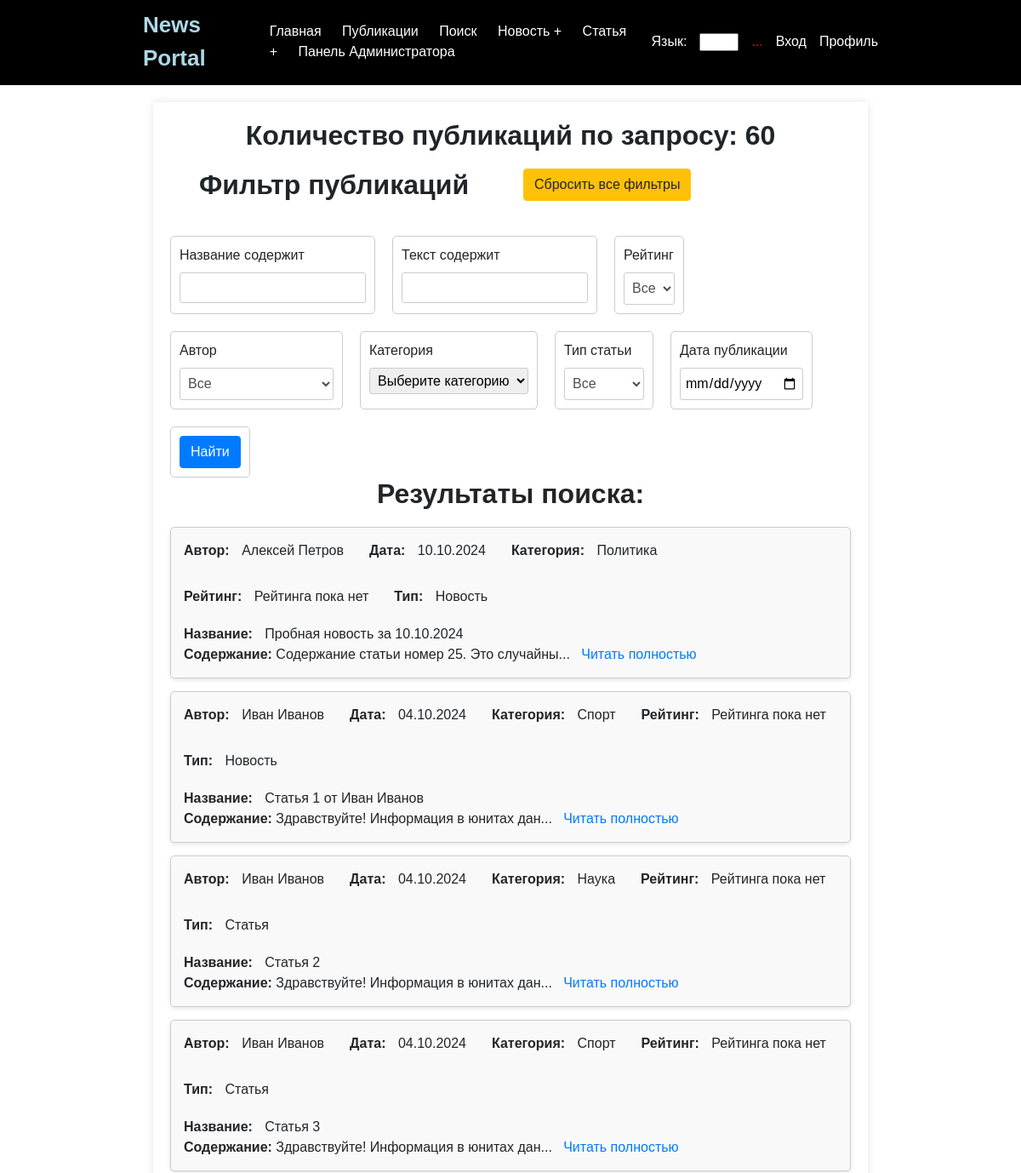
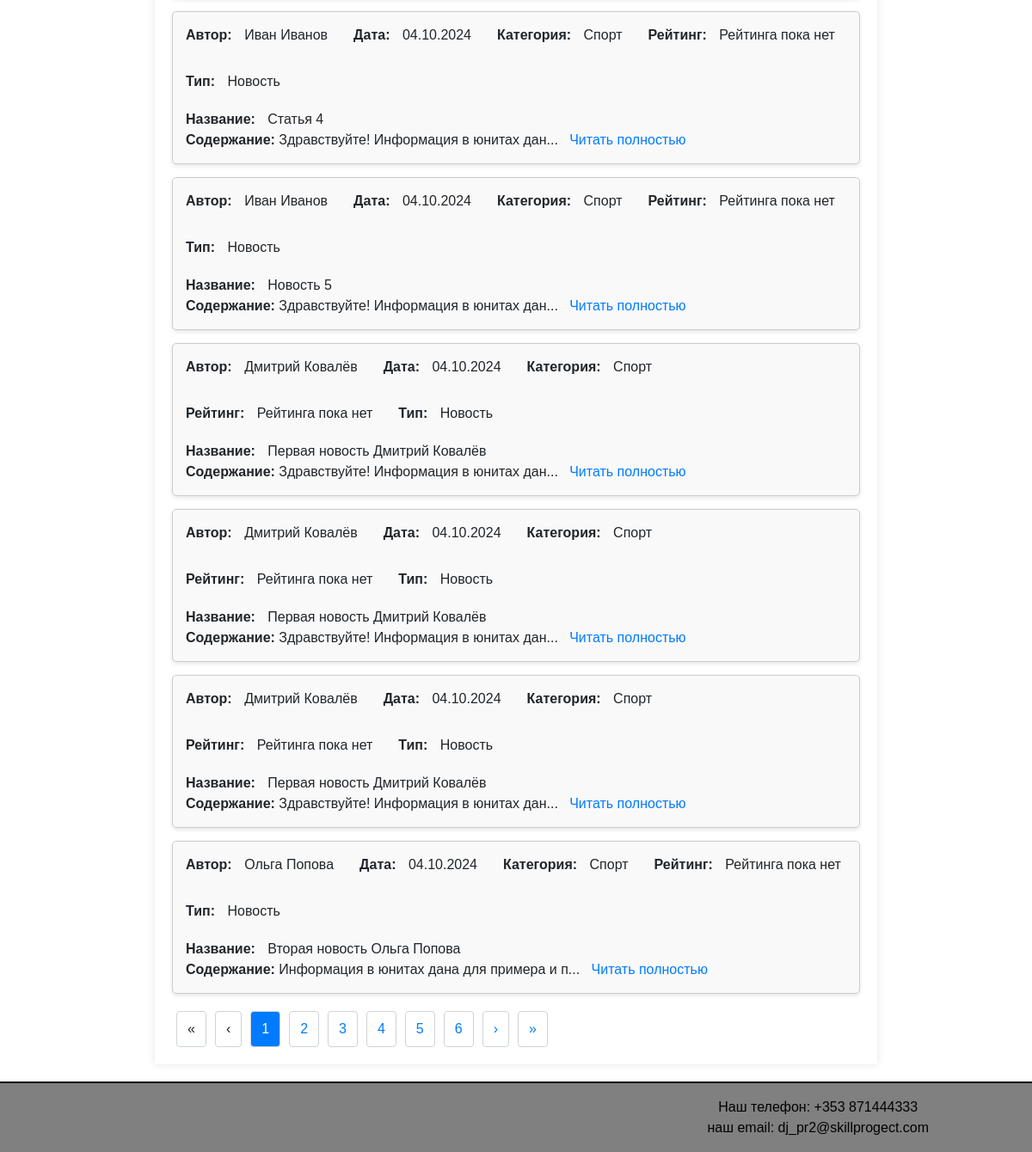
The app's page /news/search/ with its own data (2 pictures, top to bottom).
### news/models.py (models this page shows, shortened)
class Article(models.Model):
    title = models.CharField(max_length=200)
    content = models.TextField()
    publication_date = models.DateField()
    author_profile = models.ForeignKey(Profile, on_delete=models.CASCADE, default=9)
    article_type = models.BooleanField(default=False)
    category = models.ForeignKey(Category, on_delete=models.SET_NULL, null=True, blank=True)
    rating = models.ForeignKey(Rating, on_delete=models.SET_NULL, null=True, blank=True)

class Profile(models.Model):
    user = models.OneToOneField(User, on_delete=models.CASCADE)

class Category(models.Model):
    name = models.CharField(max_length=25, unique=False, verbose_name='Name of category')
    subscribers = models.ManyToManyField(User, related_name='categories', blank=True)
    class Meta:
        verbose_name = "Категория"
        verbose_name_plural = "Категории"

### news/views.py (the view)
# urls.py: path('news/search/', ArticleSearchView.as_view(), name='article_search'),
class ArticleSearchView(BaseArticleView):
    template_name = 'news/article_search.html'
    paginate_by = 10
    def get(self, request):
        queryset = Article.objects.all().order_by('-publication_date')
        article_type_filter = request.GET.get('article_type')
        if article_type_filter == '1':
            queryset = queryset.filter(article_type=False)  # Статья
        elif article_type_filter == '0':
            queryset = queryset.filter(article_type=True)  # Новость
        author_filter = request.GET.get('author_profile')
        if author_filter:
            queryset = queryset.filter(author_profile__user__id=author_filter)
        rating_filter = request.GET.get('type')
        if rating_filter:
            queryset = queryset.filter(rating__value=rating_filter)
        content_filter = request.GET.get('content')
        if content_filter:
            queryset = queryset.filter(content__icontains=content_filter)
        category_filter = request.GET.get('category')
        if category_filter:
            queryset = queryset.filter(category__id=category_filter)
        filterset = ArticleFilter(request.GET, queryset=queryset)
        queryset = filterset.qs
        paginator = Paginator(queryset, self.paginate_by)
        page_number = request.GET.get('page')
        try:
            page_obj = paginator.get_page(page_number)
        except PageNotAnInteger:
            page_obj = paginator.get_page(1)
        except EmptyPage:
            page_obj = paginator.get_page(paginator.num_pages)
        authors_group = Group.objects.get(name="authors")
        authors = User.objects.filter(groups=authors_group)
        categories = Category.objects.all()
        ratings = Rating.objects.all()
        return render(request, self.template_name, {
            'filterset': filterset,
            'page_obj': page_obj,
            'filter_params': request.GET.urlencode(),
            'authors': authors,
            'ratings': ratings,
            'categories': categories,
        })

### news/templates/news/article_search.html (shortened to what this page needs)
{% extends 'news/default.html' %}
{% load static %}
{% block content %}
    <link rel="stylesheet" href="{% static 'css/styles.css' %}">
   <h2>
       Количество публикаций по запросу:
       {% if page_obj %}
           {{ filterset.qs.count|default:0 }}
       {% else %}
           0
       {% endif %}
   </h2>
    <div class="row">
        <h2 class="col-md-6">Фильтр публикаций</h2>
        <div class="col-md-6 text-end">
            <a href="{% url 'article_search' %}" class="btn btn-warning btn-reset">Сбросить все фильтры</a>
        </div>
    </div>
    <form method="get" class="filter-form">
        <div class="filter-container">
            <div class="filter-block title-filter">
                <label for="id_title">Название содержит</label>
                <div class="input-container">
                    {{ filterset.form.title }}
                </div>
            </div>
            <div class="filter-block content-filter">
                <label for="id_content">Текст содержит</label>
                <div class="input-container">
                    {{ filterset.form.content }}
                </div>
            </div>
            <div class="filter-block rating-filter">
                <label for="id_type">Рейтинг</label>
                <div class="input-container">
                    <select name="type" class="form-control">
                        <option value="">Все</option>
                    </select>
                </div>
            </div>
            <div class="filter-block author-filter">
                <label for="id_author">Автор</label>
                <div class="input-container">
                    <select name="author_profile" id="id_author" class="form-control">
                        <option value="">Все</option>
                    </select>
                </div>
            </div>
            <div class="filter-block category-filter">
                <label for="id_category">Категория</label>
                <div class="input-container">
                    <select name="category" id="id_category">
                        <option value="">Выберите категорию</option>
                    </select>
                </div>
            </div>
            <div class="filter-block type-filter">
                <label for="id_type">Тип статьи</label>
                <div class="input-container">
                    <select name="article_type" class="form-control">
                        <option value="">Все</option>
                    </select>
                </div>
            </div>
            <div class="filter-block date-filter">
                <label for="id_publication_date">Дата публикации</label>
                <div class="input-container">
                    {{ filterset.form.publication_date }}
                </div>
            </div>
            <div class="filter-block find-button">
                <button type="submit" class="btn btn-primary">Найти</button>
            </div>
        </div>
    </form>
    <div class="search-results">
        {% if page_obj %}
            <h2>Результаты поиска:</h2>
        <ul class="result-list">
            {% for article in page_obj %}
                <li class="result-item">
                    <div class="result-details">
                        <div><strong class="label">Автор:</strong> <span class="author">{{ article.author_profile.user.first_name }} {{ article.author_profile.user.last_name }}</span></div>
                        <div><strong class="label">Дата:</strong> <span class="date">{{ article.publication_date|date:"d.m.Y" }}</span></div>
                        <div><strong class="label">Категория:</strong> <span class="category">{{ article.category.name }}</span></div>
                        <div><strong class="label">Рейтинг:</strong> <span class="title">{{ article.rating.value|default:"Рейтинга пока нет" }}</span></div>
                        <div><strong class="label">Тип:</strong>
                            <span class="title">{{ article.article_type|yesno:"Новость,Статья" }}</span>
                        </div>
                    </div>
                    <div class="result-content">
                        <div><strong class="label">Название:</strong> <span class="title">{{ article.title }}</span></div>
                        <span><strong>Содержание:</strong> {{ article.content|slice:":40" }}...&nbsp;&nbsp;&nbsp;<a href="{% url 'article_detail' article.id %}">Читать полностью</a></span>
                    </div>
                </li>
            {% empty %}
                <p>Нет результатов.</p>
            {% endfor %}
        </ul>
            {% if page_obj.has_other_pages %}
                <div class="pagination">
                    {% if page_obj.has_previous %}
                        <a href="?{{ filter_params }}&page=1" title="Первая страница">«</a>
                        <a href="?{{ filter_params }}&page={{ page_obj.previous_page_number }}" title="Предыдущая страница">‹</a>
                    {% else %}
                        <span class="disabled">«</span>
                        <span class="disabled">‹</span>
                    {% endif %}
                    {% for num in page_obj.paginator.page_range %}
                        {% if page_obj.number == num %}
                            <span class="current">{{ num }}</span>
                        {% else %}
                            <a href="?{{ filter_params }}&page={{ num }}">{{ num }}</a>
                        {% endif %}
                    {% endfor %}
                    {% if page_obj.has_next %}
                        <a href="?{{ filter_params }}&page={{ page_obj.next_page_number }}" title="Следующая страница">›</a>
                        <a href="?{{ filter_params }}&page={{ page_obj.paginator.num_pages }}" title="Последняя страница">»</a>
                    {% else %}
                        <span class="disabled">›</span>
                        <span class="disabled">»</span>
                    {% endif %}
                </div>
            {% endif %}
        {% endif %}
    </div>
{% endblock %}

### news/static/css/styles.css (style rules this page uses)
.filter-form { margin-top: 20px; }
.filter-container { display: flex; flex-wrap: wrap; gap: 20px; }
.filter-block { padding: 10px; border: 1px solid #ccc; border-radius: 5px; box-sizing: border-box; }
.filter-block input, .filter-block select { width: 100%; padding: 5px; border: 1px solid #ccc; border-radius: 3px; }
.filter-block.find-button { display: flex; justify-content: center; align-items: center; }
.pagination { margin-top: 20px; text-align: center; }
.pagination a, .pagination span { padding: 8px 12px; margin: 0 5px; border: 1px solid #ced4da; border-radius: 4px; text-decoration: none; }
.pagination .current { background-color: #007bff; color: white; }
.result-list { list-style-type: none; padding: 0; }
.result-item { border: 1px solid #ccc; padding: 15px; margin-bottom: 15px; border-radius: 5px; background-color: #f9f9f9; box-shadow: 0 2px 5px rgba(0, 0, 0, 0.1); display: flex; flex-direction: column; }
.result-details { display: flex; gap: 30px; flex-wrap: wrap; margin-bottom: 15px; }
.result-content { margin-top: 5px; }
.result-item a { color: #007bff; text-decoration: none; }
.result-item .label { font-weight: bold; margin-right: 10px; display: inline; }
.result-details span { display: inline-block; }
h2 { text-align: center; font-size: 32px; font-weight: bold; margin-bottom: 20px; }
.label { font-weight: bold; margin-right: 5px; }

### news/templates/news/default.html (style rules this page uses)
body { font-family: Arial, sans-serif; margin: 0; padding: 0; box-sizing: border-box; }

### records on screen
Article: author_profile.user.first_name "Алексей", author_profile.user.last_name "Петров", publication_date "10.10.2024", category.name "Политика", rating.value "Рейтинга пока нет", article_type "Новость", title "Пробная новость за 10.10.2024", content "Содержание статьи номер 25. Это случайны"
Article: author_profile.user.first_name "Иван", author_profile.user.last_name "Иванов", publication_date "04.10.2024", category.name "Спорт", rating.value "Рейтинга пока нет", article_type "Новость", title "Статья 1 от Иван Иванов", content "Здравствуйте! Информация в юнитах дан"
Article: author_profile.user.first_name "Иван", author_profile.user.last_name "Иванов", publication_date "04.10.2024", category.name "Наука", rating.value "Рейтинга пока нет", article_type "Статья", title "Статья 2", content "Здравствуйте! Информация в юнитах дан"
Article: author_profile.user.first_name "Иван", author_profile.user.last_name "Иванов", publication_date "04.10.2024", category.name "Спорт", rating.value "Рейтинга пока нет", article_type "Статья", title "Статья 3", content "Здравствуйте! Информация в юнитах дан"
Article: author_profile.user.first_name "Иван", author_profile.user.last_name "Иванов", publication_date "04.10.2024", category.name "Спорт", rating.value "Рейтинга пока нет", article_type "Новость", title "Статья 4", content "Здравствуйте! Информация в юнитах дан"
Article: author_profile.user.first_name "Иван", author_profile.user.last_name "Иванов", publication_date "04.10.2024", category.name "Спорт", rating.value "Рейтинга пока нет", article_type "Новость", title "Новость 5", content "Здравствуйте! Информация в юнитах дан"
Article: author_profile.user.first_name "Дмитрий", author_profile.user.last_name "Ковалёв", publication_date "04.10.2024", category.name "Спорт", rating.value "Рейтинга пока нет", article_type "Новость", title "Первая новость Дмитрий Ковалёв", content "Здравствуйте! Информация в юнитах дан"
Article: author_profile.user.first_name "Дмитрий", author_profile.user.last_name "Ковалёв", publication_date "04.10.2024", category.name "Спорт", rating.value "Рейтинга пока нет", article_type "Новость", title "Первая новость Дмитрий Ковалёв", content "Здравствуйте! Информация в юнитах дан"
Article: author_profile.user.first_name "Дмитрий", author_profile.user.last_name "Ковалёв", publication_date "04.10.2024", category.name "Спорт", rating.value "Рейтинга пока нет", article_type "Новость", title "Первая новость Дмитрий Ковалёв", content "Здравствуйте! Информация в юнитах дан"
Article: author_profile.user.first_name "Ольга", author_profile.user.last_name "Попова", publication_date "04.10.2024", category.name "Спорт", rating.value "Рейтинга пока нет", article_type "Новость", title "Вторая новость Ольга Попова", content "Информация в юнитах дана для примера и п"

### other values on screen
{{ filterset.qs.count|default:0 }} "60"
{{ num }} "1"
{{ num }} "2" "3" "4" "5" "6"
